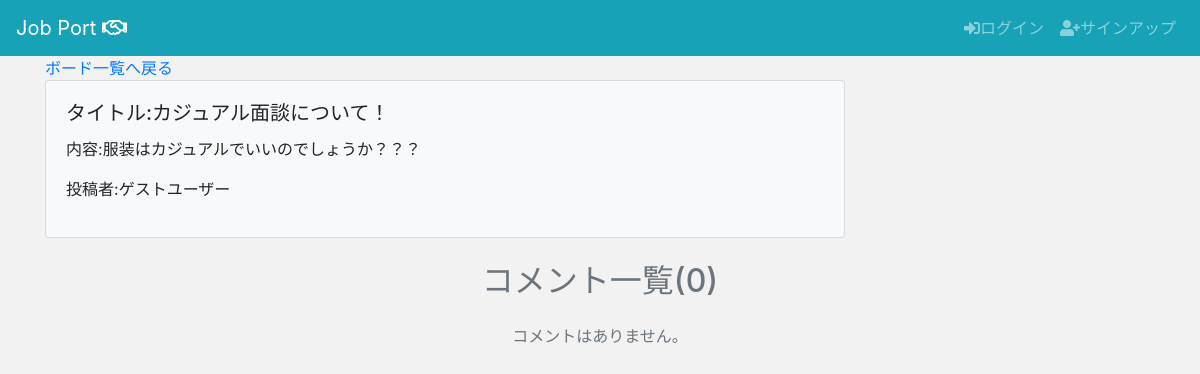
/jpapp/boards/3/, run on the app's committed database.
### jpapp/models.py (models this page shows, shortened)
class Board(models.Model):
    board_title = models.CharField(max_length=100)
    board_content = models.TextField()
    user = models.ForeignKey(User, on_delete=models.CASCADE)

### jpapp/views.py (the view)
# urls.py: path('boards/<int:pk>/', boards_detail, name='boards_detail'),
def boards_detail(request, pk):
    board = get_object_or_404(Board, id=pk)
    comments = Comment.objects.filter(board=board).order_by('-created_at')
    if request.method == "POST":
        form = CommentForm(request.POST or None)
        if form.is_valid():
            text = request.POST.get('text')
            comment = Comment.objects.create(board=board, user=request.user, text=text)
            comment.save()
    else:
        form = CommentForm()
    context = {
        'board': board,
        'comments': comments,
        'form': form,
    }
    if request.is_ajax():
       html = render_to_string('jpapp/comment.html', context, request=request )
       return JsonResponse({'form': html})
    return render(request, 'jpapp/boards/detail.html', {'board': board, 'form': form, 'comments': comments})

### templates/jpapp/boards/detail.html
{% extends "jpapp/base.html" %}
{% block content %}
<div class="container">
  <a href="{% url 'jpapp:boards_list' %}">ボード一覧へ戻る</a>
  <div class="card bg-light mb-3" style="max-width: 50rem;">
    <div class="card-body">
      <h5 class="card-title">タイトル:{{ board.board_title }}</h5>
      <p class="card-text">内容:{{ board.board_content }}</p>
      <p>投稿者:{{ board.user }}</p>
    </div>
  </div>
  <div class="main-comment-section">
    {% include 'jpapp/comment.html' %}
  </div>
</div>
{% endblock %}

### static/jpapp/custom.css (style rules this page uses)
body { background-color: #F2F2F2; }

### data on the page
Board: board_title "カジュアル面談について！", board_content "服装はカジュアルでいいのでしょうか？？？", user "ゲストユーザー"

### other printed values
{{ comments.count }} "0"
